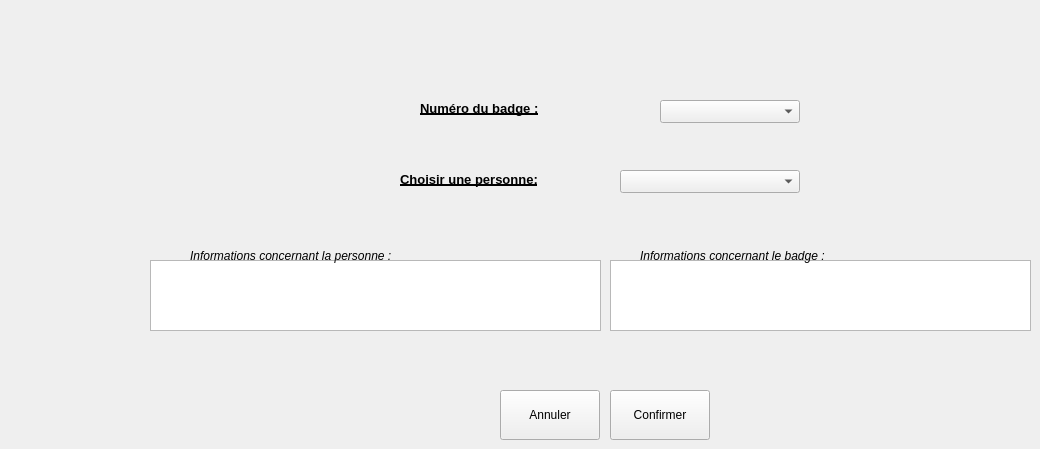
      <widget class="QWidget" name="tab_10">
       <attribute name="title">
        <string>Affecter un badge à une personne</string>
       </attribute>
       <widget class="QComboBox" name="cBoxAffecterBadge">
        <property name="geometry">
         <rect>
          <x>660</x>
          <y>100</y>
          <width>140</width>
          <height>23</height>
         </rect>
        </property>
       </widget>
       <widget class="QLabel" name="label_10">
        <property name="geometry">
         <rect>
          <x>420</x>
          <y>100</y>
          <width>151</width>
          <height>16</height>
         </rect>
        </property>
        <property name="font">
         <font>
          <pointsize>10</pointsize>
          <weight>75</weight>
          <bold>true</bold>
          <underline>true</underline>
         </font>
        </property>
        <property name="text">
         <string>Numéro du badge :</string>
        </property>
       </widget>
       <widget class="QComboBox" name="cBoxPersonneLier">
        <property name="geometry">
         <rect>
          <x>620</x>
          <y>170</y>
          <width>180</width>
          <height>23</height>
         </rect>
        </property>
       </widget>
       <widget class="QPushButton" name="btAnnulerLier">
        <property name="geometry">
         <rect>
          <x>500</x>
          <y>390</y>
          <width>100</width>
          <height>50</height>
         </rect>
        </property>
        <property name="text">
         <string>Annuler</string>
        </property>
        <property name="icon">
         <iconset>
          <normaloff>../../../Projet_Config a test/ressources/ButtonClose.png</normaloff>../../../Projet_Config a test/ressources/ButtonClose.png</iconset>
        </property>
       </widget>
       <widget class="QTextEdit" name="txtInfoPersonne">
        <property name="geometry">
         <rect>
          <x>150</x>
          <y>260</y>
          <width>451</width>
          <height>71</height>
         </rect>
        </property>
        <property name="cursor" stdset="0">
         <cursorShape>ForbiddenCursor</cursorShape>
        </property>
        <property name="readOnly">
         <bool>true</bool>
        </property>
       </widget>
       <widget class="QPushButton" name="btOkLier">
        <property name="geometry">
         <rect>
          <x>610</x>
          <y>390</y>
          <width>100</width>
          <height>50</height>
         </rect>
        </property>
        <property name="text">
         <string>Confirmer</string>
        </property>
        <property name="icon">
         <iconset>
          <normaloff>../../../Projet_Config a test/ressources/bt_ok.png</normaloff>../../../Projet_Config a test/ressources/bt_ok.png</iconset>
        </property>
       </widget>
       <widget class="QLabel" name="label_8">
        <property name="geometry">
         <rect>
          <x>400</x>
          <y>171</y>
          <width>171</width>
          <height>16</height>
         </rect>
        </property>
        <property name="font">
         <font>
          <pointsize>10</pointsize>
          <weight>75</weight>
          <bold>true</bold>
          <underline>true</underline>
         </font>
        </property>
        <property name="text">
         <string>Choisir une personne:</string>
        </property>
       </widget>
       <widget class="QLabel" name="label_9">
        <property name="geometry">
         <rect>
          <x>190</x>
          <y>245</y>
          <width>271</width>
          <height>21</height>
         </rect>
        </property>
        <property name="font">
         <font>
          <weight>50</weight>
          <italic>true</italic>
          <bold>false</bold>
          <underline>false</underline>
         </font>
        </property>
        <property name="text">
         <string>Informations concernant la personne :</string>
        </property>
       </widget>
       <widget class="QTextEdit" name="txtInfoBadge">
        <property name="geometry">
         <rect>
          <x>610</x>
          <y>260</y>
          <width>421</width>
          <height>71</height>
         </rect>
        </property>
       </widget>
       <widget class="QLabel" name="label_11">
        <property name="geometry">
         <rect>
          <x>640</x>
          <y>245</y>
          <width>251</width>
          <height>21</height>
         </rect>
        </property>
        <property name="font">
         <font>
          <weight>50</weight>
          <italic>true</italic>
          <bold>false</bold>
          <underline>false</underline>
         </font>
        </property>
        <property name="text">
         <string>Informations concernant le badge :</string>
        </property>
       </widget>
      </widget>
